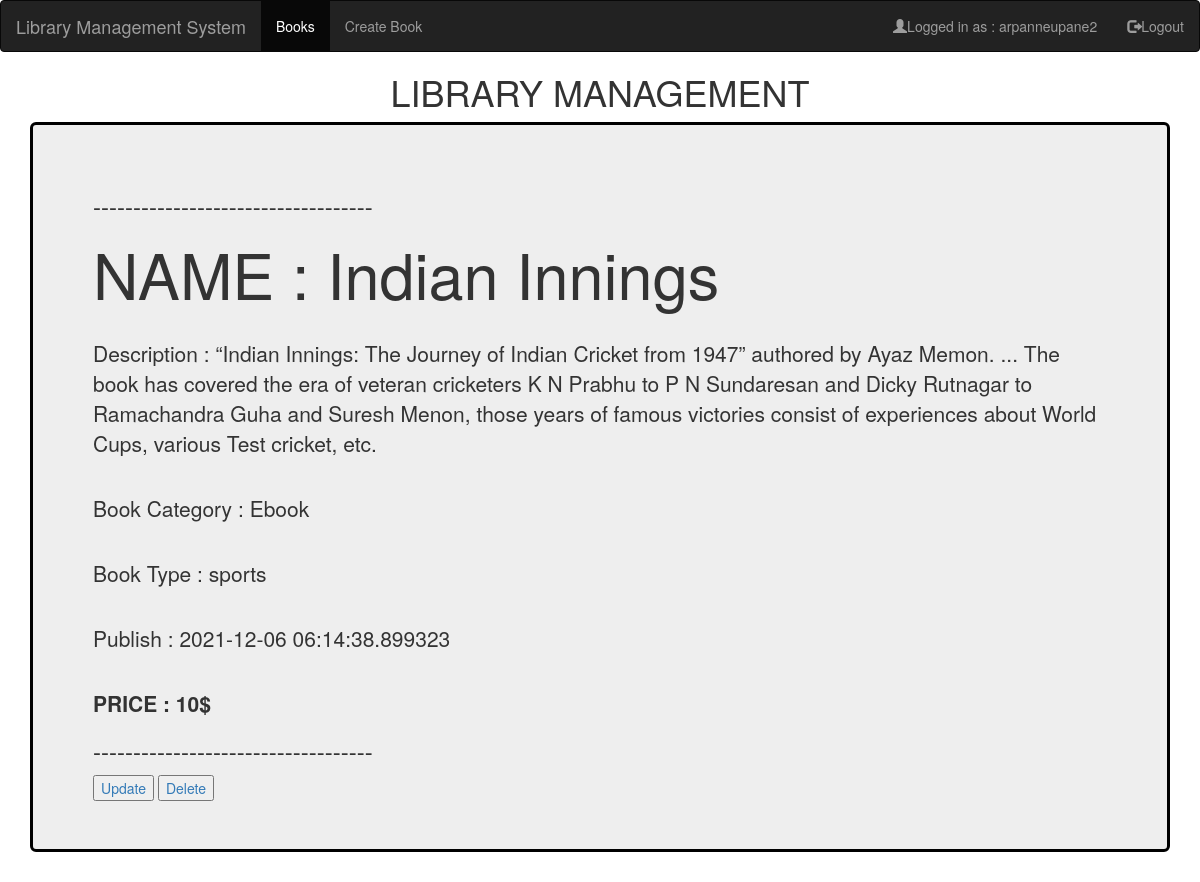
The app's page /book_detail/4 (signed in) with its own data.
### main.py (models this page shows, shortened)
class User(db.Model, UserMixin):
    id = db.Column(db.Integer, primary_key=True)
    username = db.Column(db.String(15), unique=True)
    email = db.Column(db.String(50), unique=True)
    password = db.Column(db.String(80))

class Book(db.Model):
    id = db.Column(db.Integer, primary_key=True)
    book_name = db.Column(db.String(15), unique=True)
    book_description = db.Column(db.String(25))
    category = db.Column(db.String(20))
    book_type = db.Column(db.String(20), nullable=False)
    price = db.Column(db.String(20), nullable=False)
    date_posted = db.Column(db.DateTime, nullable=False, default=datetime.utcnow)

### main.py (the view)
@app.route('/book_detail/<int:id>', methods=['GET','POST'])
@login_required
def Books_detail(id):
    book = Book.query.filter_by(id=id).first()
    return render_template('book_detail.html', book=book)

### main.py (called while the page is built)
@login_manager.user_loader
def load_user(user_id):
    return User.query.get(int(user_id))

### templates/book_detail.html
{% extends 'layout.html' %}
{% block content %}
<div class="jumbotron jmb">
    <h3>-----------------------------------</h3>
        <h1>NAME : {{book.book_name}}</h1>
        <br>
        <p>Description : {{book.book_description}}  </p>
        <br>
        <p>Book Category : {{book.category}}</p>
        <br>
        <p>Book Type : {{book.book_type}}</p>
        <br>
        <p>Publish : {{book.date_posted}}</p>
        <br>
        <p> <strong>PRICE : {{book.price}}</strong> </p>
    <h3>-----------------------------------</h3>
    <button type="button"><a href="{{ url_for('Book_Update', id=book.id ) }}" >Update</a></button>
    <button type="button"><a href="{{ url_for('Book_Delete', id=book.id ) }}">Delete</a></button>
</div>
{% endblock %}

### templates/layout.html (shortened to what this page needs)
<!DOCTYPE html>
<html lang="en">
<head>
  <link rel="stylesheet" href="https://maxcdn.bootstrapcdn.com/bootstrap/3.4.1/css/bootstrap.min.css">
  <link rel="stylesheet" href="https://cdnjs.cloudflare.com/ajax/libs/font-awesome/4.7.0/css/font-awesome.min.css">
</head>
  <nav class="navbar navbar-inverse">
    <div class="container-fluid">
      <div class="navbar-header">
        <a class="navbar-brand" href="{{ url_for('Index') }}">Library Management System</a>
      </div>
      <ul class="nav navbar-nav">
        <li class="active"><a href="{{ url_for('Books_list') }}">Books</a></li>
        {% if current_user.is_authenticated %}
        <li><a href="{{ url_for('CreateBook') }}">Create Book</a></li>
        {% else %}
        <li><a href="{{ url_for('CreateBook') }}" id="createbook">Create Book</a></li>
        {% endif %}
      </ul>
      <ul class="nav navbar-nav navbar-right">
        {% if current_user.is_authenticated %}
        <li><a href="#"><span class="glyphicon glyphicon-user"></span>Logged in as : {{current_user.username}} </a>
        </li>
        <li><a href="{{ url_for('logout') }}"><span class="glyphicon glyphicon-log-out"></span>Logout </a></li>
        {% else %}
        <li><a href="{{ url_for('register') }}"><span class="glyphicon glyphicon-user"></span>Sign Up</a></li>
        <li><a href="{{ url_for('login') }}"><span class="glyphicon glyphicon-log-in"></span> Login</a></li>
        {% endif %}
      </ul>
    </div>
  </nav>
  <div>
    <h1 style="text-align: center">LIBRARY MANAGEMENT</h1>
  </div>
  <div class="container">
      {% block content %}
      {% endblock %}
  </div>
</body>
</html>

### templates/layout.html (style rules this page uses)
.jmb { border: black solid 3px; }

### records on screen
User: username "arpanneupane2"
Book: book_name "Indian Innings", book_description "“Indian Innings: The Journey of Indian Cricket from 1947” authored by Ayaz Memon. ... The book has covered the era of veteran cricketers K N Prabhu to P N Sundaresan and Dicky Rutnagar to Ramachandra Guha and Suresh Menon, those years of famous victories consist of experiences about World Cups, various Test cricket, etc.", category "Ebook", book_type "sports", date_posted "2021-12-06 06:14:38.899323", price "10$"
